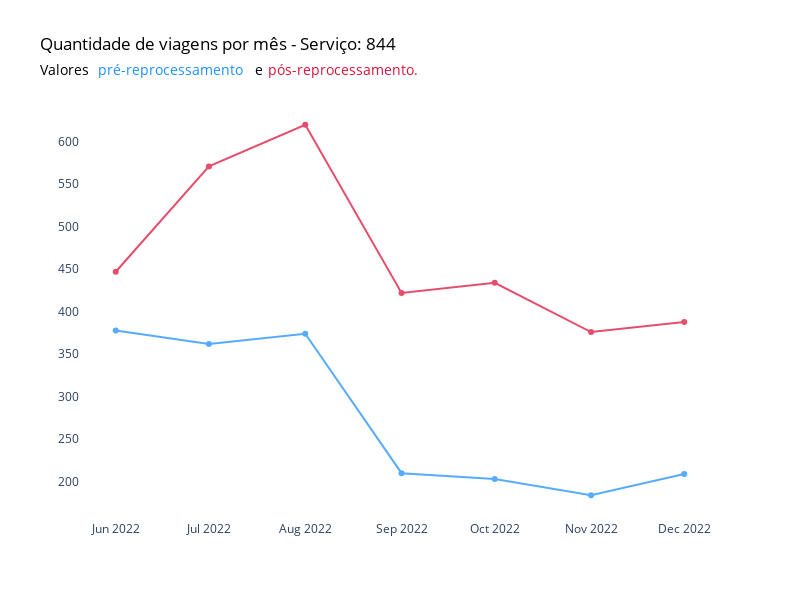

Notebook cell for this chart:
### Code cell
# Criar o gráfico de linha com plotly
fig = go.Figure()

# Adicionar a linha com pontos para tabela_subsidio_mes['viagens_pre']
fig.add_trace(go.Scatter(x=tabela_subsidio_mes['mes_ano'], y=tabela_subsidio_mes['viagens_pre'],
                         mode='lines+markers',
                         name='Qtd de viagens pré-reprocessamento',
                         marker=dict(color='dodgerblue'),
                         opacity=0.75))

# Adicionar a linha com pontos para tabela_subsidio_mes['viagens_pos']
fig.add_trace(go.Scatter(x=tabela_subsidio_mes['mes_ano'], y=tabela_subsidio_mes['viagens_pos'],
                         mode='lines+markers',
                         name='Qtd de viagens reprocessadas',
                         marker=dict(color='crimson'),
                         opacity=0.75))

# Configurar layout e outros parâmetros do gráfico seguindo o design anterior
fig.update_layout(
    title=dict(text="Quantidade de viagens por mês - Serviço: 844", font=dict(color='black')),
    showlegend=False,
    width=800,
    height=600,
    plot_bgcolor='white',
    xaxis=dict(showgrid=False, zeroline=False),
    yaxis=dict(showgrid=False, zeroline=False),
    # Adicionando anotações para o subtítulo com cores específicas
    annotations=[
        dict(
            x=-0.065,
            y=1.10,
            xref='paper',
            yref='paper',
            xanchor='left',
            text='Valores',
            showarrow=False,
            font=dict(color='black', size=14)
        ),
        dict(
            x=0.025,
            y=1.10,
            xref='paper',
            yref='paper',
            xanchor='left',
            text='pré-reprocessamento',
            showarrow=False,
            font=dict(color='dodgerblue', size=14)
        ),
        dict(
            x=0.27,
            y=1.10,
            xref='paper',
            yref='paper',
            xanchor='left',
            text='e',
            showarrow=False,
            font=dict(color='black', size=14)
        ),
        dict(
            x=0.29,
            y=1.10,
            xref='paper',
            yref='paper',
            xanchor='left',
            text='pós-reprocessamento.',
            showarrow=False,
            font=dict(color='crimson', size=14)
        )
    ]
)

fig.show()

### Figure 1 — Plotly figure (JSON) as saved in the notebook; plotly's stock layout.template omitted (floating-point values rounded to 4 significant figures)
{"data": [{"marker": {"color": "dodgerblue"}, "mode": "lines+markers", "name": "Qtd de viagens pré-reprocessamento", "opacity": 0.75, "type": "scatter", "x": ["2022-06", "2022-07", "2022-08", "2022-09", "2022-10", "2022-11", "2022-12"], "y": [378, 362, 374, 210, 203, 184, 209]}, {"marker": {"color": "crimson"}, "mode": "lines+markers", "name": "Qtd de viagens reprocessadas", "opacity": 0.75, "type": "scatter", "x": ["2022-06", "2022-07", "2022-08", "2022-09", "2022-10", "2022-11", "2022-12"], "y": [447, 571, 620, 422, 434, 376, 388]}], "layout": {"annotations": [{"font": {"color": "black", "size": 14}, "showarrow": false, "text": "Valores", "x": -0.065, "xanchor": "left", "xref": "paper", "y": 1.1, "yref": "paper"}, {"font": {"color": "dodgerblue", "size": 14}, "showarrow": false, "text": "pré-reprocessamento", "x": 0.025, "xanchor": "left", "xref": "paper", "y": 1.1, "yref": "paper"}, {"font": {"color": "black", "size": 14}, "showarrow": false, "text": "e", "x": 0.27, "xanchor": "left", "xref": "paper", "y": 1.1, "yref": "paper"}, {"font": {"color": "crimson", "size": 14}, "showarrow": false, "text": "pós-reprocessamento.", "x": 0.29, "xanchor": "left", "xref": "paper", "y": 1.1, "yref": "paper"}], "height": 600, "plot_bgcolor": "white", "showlegend": false, "title": {"font": {"color": "black"}, "text": "Quantidade de viagens por mês - Serviço: 844"}, "width": 800, "xaxis": {"showgrid": false, "zeroline": false}, "yaxis": {"showgrid": false, "zeroline": false}}}
